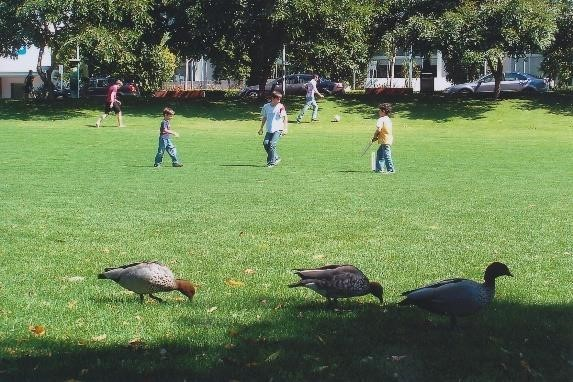
#> input picture HW1/images/011.jpg, 573 x 382 px
$ jupyter execute --allow-errors DIP_HW1.ipynb   (shell and % lines are left out)
#> lines starting #> are read from the running program, lines starting #| are printed output that depends on the picture; after the words box and inside, x2 and y2 are one past the last pixel; in counts of white or black regions, pixels touching at a corner belong together
# Imports

[cell 1]
import cv2
import matplotlib.pyplot as plt

# Data Loading

#> (a cell that did not finish here is left out)

# Soal 1 (?) - indexed image

* kmeans --- failed
* histogram --- failed
* manual list of unique items --- failed
* using set data structure to find unique items --- failed
* convert via color palette --- ok

## reading images

[cell 3]
im011 = cv2.imread("images/011.jpg")
#> im011 is the input picture: shape (382, 573, 3); mean B, G, R 82.9, 123.1, 102.9
im012 = cv2.imread("images/012.jpg")
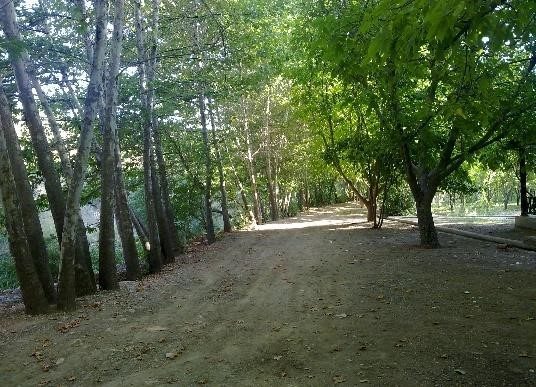
#> input picture HW1/images/012.jpg, 536 x 387 px
#> im012 is the input picture: shape (387, 536, 3); mean B, G, R 68.1, 93.3, 80

## Visualization of images

[cell 4]
plt.imshow(im011)
plt.show()

plt.imshow(im012)
plt.show()

[cell 5]
# color palette

import numpy as np
from PIL import Image
colorImage = Image.open("images/012.jpg")
imageWithColorPalette = colorImage.convert("P", palette=Image.ADAPTIVE, colors=8)
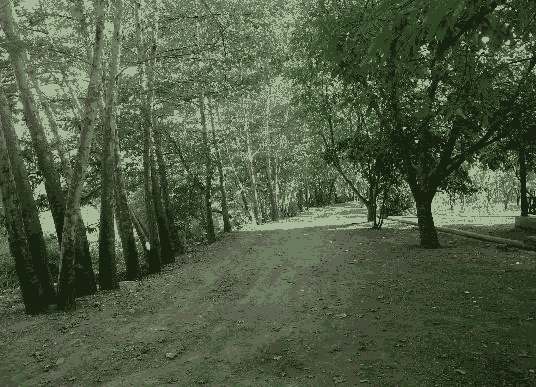
#> imageWithColorPalette: PIL image 536x387 P; mean R, G, B 77.6, 90.8, 65.8
print (np.array(imageWithColorPalette)[0][0])
#| 2
imageWithColorPalette

[cell 6]
# using set data structure

im1 = set( im011.reshape((-1)) )
#> im1 = 256 items
print(len(im1))
#| 256

[cell 7]
# manual unique finding

def RGB2Indexed(image):
    dict = [image[0][0]]
#> dict = [[42, 58, 47]]
    for i in range(len(image)):
        for j in range(len(image[0])):
            for item in dict:
                #print(item)
                if image[i][j] == item:
                    continue
                else:
                    dict.append(image[i][j])
#> this loop made 1 pass

    return dict

#> (a cell that did not finish here is left out)

[cell 9]
# kmeans

from sklearn.cluster import KMeans
import numpy as np

print(im011[:,:,0:1].shape)
#| (382, 573, 1)

im011_reshaped = np.reshape(im011,(-1,3))

model = KMeans(n_clusters=25,random_state=42,n_init="auto")
model.fit(im011_reshaped)

[cell 10]
model.cluster_centers_

[cell 11]
def rgb2ind(image:np.ndarray,
            centers:np.ndarray):
            """ converts an RGB image to indexed image

            """
            newImage = np.zeros_like(image)
            for i in range(len(image)):
              for j in range(len(image[0])):
                leastDistanceItem = np.argmin( np.linalg.norm(image[i][j] - centers))
                print(leastDistanceItem)
                newImage[i][j] = centers[leastDistanceItem]
#> this loop made 382 passes
#> (printed output is left out)
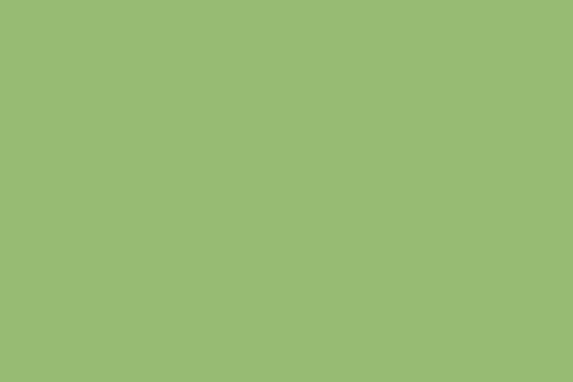
#> newImage: shape (382, 573, 3); mean B, G, R 114, 187, 151


            return newImage

[cell 12]
image_011_new = rgb2ind(im011,model.cluster_centers_)

[cell 13]
plt.imshow(image_011_new)
plt.show()

# Soal 2

## reading image

[cell 14]
im021 = cv2.imread("images/021.jpg")
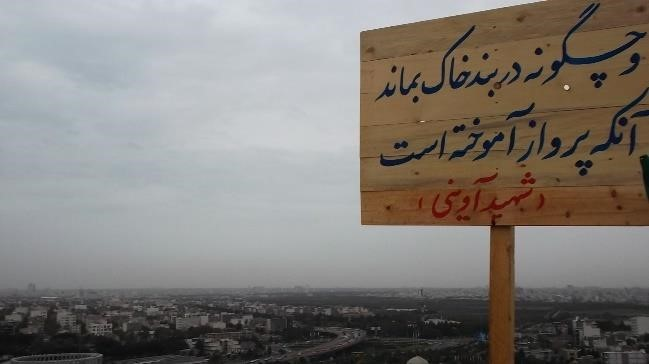
#> input picture HW1/images/021.jpg, 649 x 364 px
#> im021 is the input picture: shape (364, 649, 3); mean B, G, R 119.9, 124.8, 129.5
im022 = cv2.imread("images/021.jpg",0)
#> im022: shape (364, 649); min 0, max 225, mean 125.6

## test four different thresholds for best result

[cell 15]
_, im023 = cv2.threshold(im022,40,255,0)
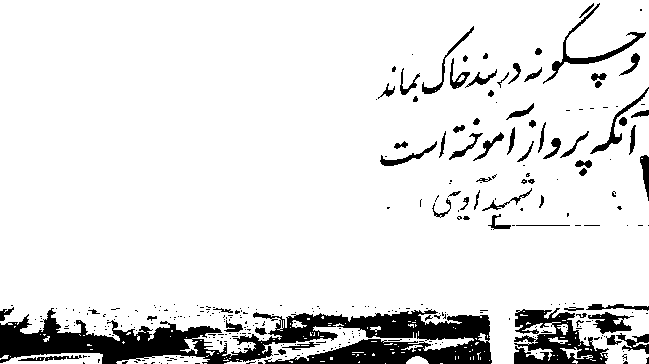
#> im023: shape (364, 649); 89.4% white; 324 black regions (257 under 20 px), largest, box (x1, y1, x2, y2) and area: (0, 308, 492, 364) 14140, (514, 308, 609, 364) 2753, (543, 3, 646, 84) 790
_, im024 = cv2.threshold(im022,50,255,0)
#> im024: shape (364, 649); 85.9% white; 296 black regions (233 under 20 px), largest, box (x1, y1, x2, y2) and area: (0, 300, 495, 364) 19129, (513, 301, 649, 364) 6027, (542, 3, 647, 84) 858
_, im025 = cv2.threshold(im022,60,255,0)
#> im025: shape (364, 649); 82.6% white; 219 black regions (158 under 20 px), largest, box (x1, y1, x2, y2) and area: (0, 277, 649, 364) 32539, (542, 3, 647, 85) 974, (472, 187, 649, 235) 689
_, im026 = cv2.threshold(im022,70,255,0)
#> im026: shape (364, 649); 78.8% white; 232 black regions (183 under 20 px), largest, box (x1, y1, x2, y2) and area: (0, 154, 649, 364) 42326, (541, 3, 647, 85) 1070, (589, 87, 649, 156) 778

## seeing the tresholding result

[cell 16]
plt.figure(figsize = (10,15))
subplot_rows,subplot_columns = 4,2

plt.subplot(subplot_rows,subplot_columns,1)
plt.title("RGB Image")
plt.imshow(im021)
plt.subplot(subplot_rows,subplot_columns,2)
plt.title("grayscale Image")
plt.imshow(im022,cmap='gray_r')
plt.subplot(subplot_rows,subplot_columns,3)
plt.title("binar Image (tresh=40)")
plt.imshow(im023,cmap='gray_r')
plt.subplot(subplot_rows,subplot_columns,4)
plt.title("binar Image (tresh=50)")
plt.imshow(im024,cmap='gray_r')
plt.subplot(subplot_rows,subplot_columns,5)
plt.title("binar Image (tresh=60)")
plt.imshow(im025,cmap='gray_r')
plt.subplot(subplot_rows,subplot_columns,6)
plt.title("binar Image (tresh=70)")
plt.imshow(im026,cmap='gray_r')

plt.show()
#> figure, not shown here; B, G, R data is drawn as R, G, B

## **best threshold was 50 so we crop "im024"**

[cell 17]
# find primary image size
print("image height: ",len(im024),", image width: ",len(im024[0]))

[cell 18]
# cropping image and display final result

cropped_im024 = im024[0:222,370:649]
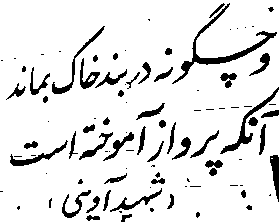
#> cropped_im024: shape (222, 279); 89.4% white; 97 black regions (46 under 20 px), largest, box (x1, y1, x2, y2) and area: (172, 3, 277, 84) 858, (220, 87, 279, 154) 451, (52, 26, 105, 94) 327
plt.imshow(cropped_im024,cmap='gray_r')
plt.title("Final image")
plt.show()

# Soal 3

## Reading image

[cell 19]
im031 = cv2.imread("images/031.jpg")
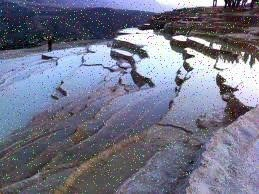
#> input picture HW1/images/031.jpg, 259 x 194 px
#> im031 is the input picture: shape (194, 259, 3); mean B, G, R 135.8, 116.3, 114.3
im032 = cv2.imread("images/031.jpg",0)
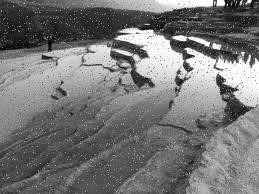
#> im032: shape (194, 259); min 0, max 255, mean 117.9

## Seperate bit planes

[cell 20]
bits = [2**i for i in range(8)]
print("bit numbers:",bits)

bit_planes = [cv2.bitwise_and(im032,bit) for bit in bits]
#> bit_planes = 8 items

## Displaying images without each bit plane

[cell 21]
plt.figure(figsize=(12,23))

plt.subplot(5,2,1)
plt.title("color image")
plt.imshow(im031)

plt.subplot(5,2,2)
plt.title("grayscale image")
plt.imshow(im032,cmap='gray_r')

for i in range(8):
    plt.subplot(5,2,3+i)
    plt.title("image without plane-{},({})".format(i,bits[i]))
    plt.imshow(im032-bit_planes[i],cmap='gray_r')
plt.show()
#> figure, not shown here; B, G, R data is drawn as R, G, B

## final image (main image without bit planes 0,1,2)

[cell 22]
final_image = im032 - (bit_planes[0]+bit_planes[1]+bit_planes[2]+bit_planes[3]+bit_planes[4]+bit_planes[5]+bit_planes[6])/127

plt.figure(figsize=(10,5))

plt.subplot(1,2,1)
plt.title("primary image")
plt.imshow(im032,cmap='gray_r')
plt.subplot(1,2,2)
plt.title("final image")
plt.imshow(final_image,cmap='gray_r')
plt.savefig("final_image")
plt.show()

# Soal 4

[cell 23]
im041 = cv2.imread("images/041.jpg")
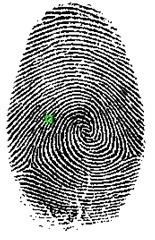
#> input picture HW1/images/041.jpg, 155 x 240 px
#> im041 is the input picture: shape (240, 155, 3); mean B, G, R 167.8, 168, 167.8

print('Original Dimensions : ',im041.shape)

scale_percent = 200 # percent of original size
width = int(im041.shape[1] * scale_percent / 100)
#> width = 310
height = int(im041.shape[0] * scale_percent / 100)
#> height = 480
dim = (width, height)
#> dim = (310, 480)

print(dim)

interpolation_methods = [cv2.INTER_AREA,
                         cv2.INTER_CUBIC,
                         cv2.INTER_LANCZOS4,
                         cv2.INTER_LINEAR,
                         cv2.INTER_NEAREST]
interpolation_methods_names = ["INTER_AREA",
                         "INTER_CUBIC",
                         "INTER_LANCZOS4",
                         "INTER_LINEAR",
                         "INTER_NEAREST"]

[cell 24]
sublot_number = 1

plt.figure(figsize=(10,10))
plt.subplot(2,3,sublot_number)
plt.title("primary image")
plt.imshow(im041)


for inter,inter_name in zip(interpolation_methods,interpolation_methods_names):
    sublot_number += 1
    resized = cv2.resize(im041, dim, interpolation = inter)
    plt.subplot(2,3,sublot_number)
    plt.title(inter_name)
    plt.imshow(resized)
#> after the loop, sublot_number = 6
plt.show()
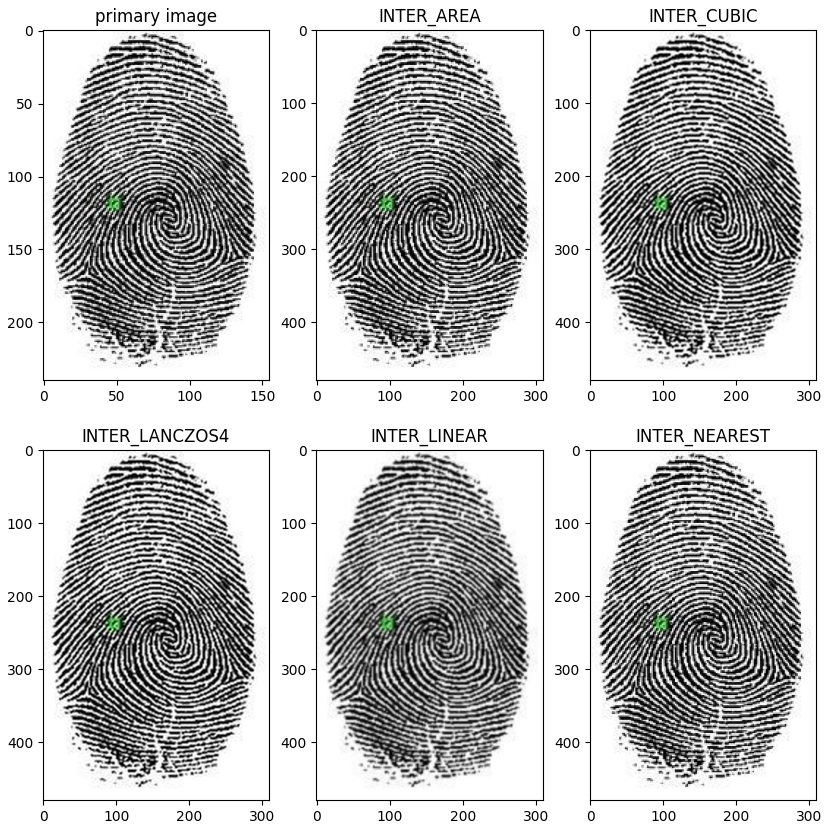
#> figure drawn by matplotlib, 6 panels; B, G, R data is drawn as R, G, B
